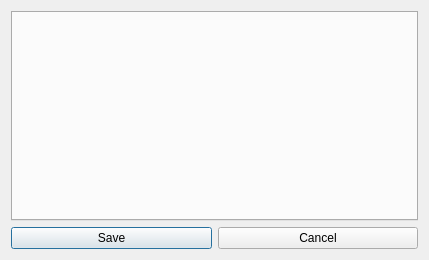
<?xml version="1.0" encoding="UTF-8"?>
<!--
    This file is part of O4erednik.

    O4erednik is free software: you can redistribute it and/or modify
    it under the terms of the GNU General Public License as published by
    the Free Software Foundation, either version 3 of the License or
    (at your option) any later version.

    O4erednik is distributed in the hope that it will be useful,
    but WITHOUT ANY WARRANTY; without even the implied warranty of
    MERCHANTABILITY or FITNESS FOR A PARTICULAR PURPOSE.  See the
    GNU General Public License for more details.

    You should have received a copy of the GNU General Public License
    along with O4erednik.  If not, see <http://www.gnu.org/licenses/>.

    Copyright 2014 Fomichev Dmitriy
-->
<ui version="4.0">
 <class>Dialog</class>
 <widget class="QDialog" name="Dialog">
  <property name="geometry">
   <rect>
    <x>0</x>
    <y>0</y>
    <width>429</width>
    <height>260</height>
   </rect>
  </property>
  <property name="sizePolicy">
   <sizepolicy hsizetype="Preferred" vsizetype="Preferred">
    <horstretch>0</horstretch>
    <verstretch>0</verstretch>
   </sizepolicy>
  </property>
  <property name="minimumSize">
   <size>
    <width>280</width>
    <height>200</height>
   </size>
  </property>
  <property name="windowTitle">
   <string>Settings</string>
  </property>
  <property name="locale">
   <locale language="English" country="UnitedStates"/>
  </property>
  <property name="modal">
   <bool>true</bool>
  </property>
  <layout class="QGridLayout" name="gridLayout">
   <item row="0" column="0" colspan="2">
    <widget class="QTabWidget" name="tabWidget">
     <property name="sizePolicy">
      <sizepolicy hsizetype="Preferred" vsizetype="Preferred">
       <horstretch>0</horstretch>
       <verstretch>0</verstretch>
      </sizepolicy>
     </property>
     <property name="layoutDirection">
      <enum>Qt::LeftToRight</enum>
     </property>
     <property name="autoFillBackground">
      <bool>true</bool>
     </property>
     <property name="currentIndex">
      <number>-1</number>
     </property>
    </widget>
   </item>
   <item row="1" column="0">
    <widget class="QPushButton" name="saveButton">
     <property name="text">
      <string>Save</string>
     </property>
    </widget>
   </item>
   <item row="1" column="1">
    <widget class="QPushButton" name="cancelButton">
     <property name="text">
      <string>Cancel</string>
     </property>
    </widget>
   </item>
  </layout>
 </widget>
 <resources/>
 <connections>
  <connection>
   <sender>cancelButton</sender>
   <signal>clicked()</signal>
   <receiver>Dialog</receiver>
   <slot>reject()</slot>
   <hints>
    <hint type="sourcelabel">
     <x>292</x>
     <y>133</y>
    </hint>
    <hint type="destinationlabel">
     <x>183</x>
     <y>80</y>
    </hint>
   </hints>
  </connection>
  <connection>
   <sender>saveButton</sender>
   <signal>clicked()</signal>
   <receiver>Dialog</receiver>
   <slot>accept()</slot>
   <hints>
    <hint type="sourcelabel">
     <x>202</x>
     <y>133</y>
    </hint>
    <hint type="destinationlabel">
     <x>183</x>
     <y>80</y>
    </hint>
   </hints>
  </connection>
 </connections>
</ui>
